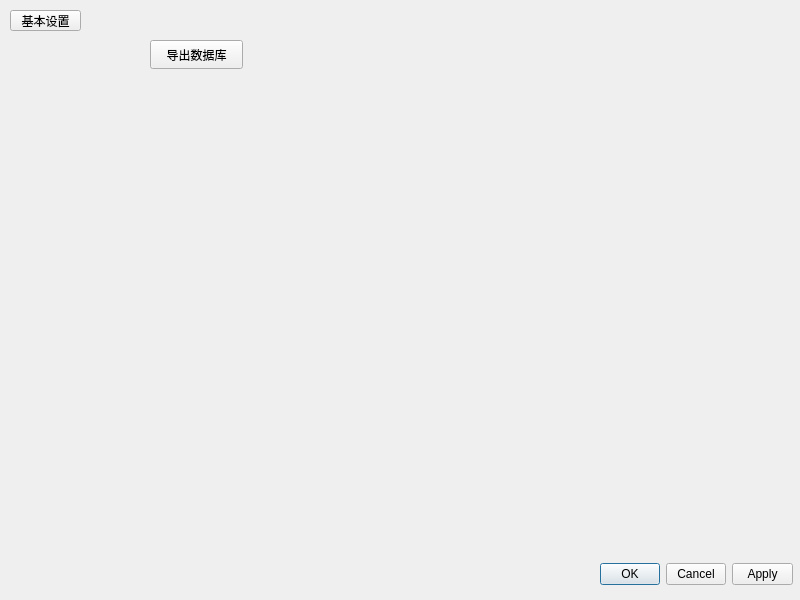
<?xml version="1.0" encoding="UTF-8"?>
<ui version="4.0">
 <class>Settings</class>
 <widget class="QDialog" name="Settings">
  <property name="geometry">
   <rect>
    <x>0</x>
    <y>0</y>
    <width>800</width>
    <height>600</height>
   </rect>
  </property>
  <property name="minimumSize">
   <size>
    <width>800</width>
    <height>600</height>
   </size>
  </property>
  <property name="maximumSize">
   <size>
    <width>800</width>
    <height>600</height>
   </size>
  </property>
  <property name="windowTitle">
   <string>系统设置</string>
  </property>
  <widget class="QDialogButtonBox" name="buttonBox">
   <property name="geometry">
    <rect>
     <x>600</x>
     <y>560</y>
     <width>193</width>
     <height>29</height>
    </rect>
   </property>
   <property name="standardButtons">
    <set>QDialogButtonBox::Apply|QDialogButtonBox::Cancel|QDialogButtonBox::Ok</set>
   </property>
  </widget>
  <widget class="QToolButton" name="toolButton">
   <property name="geometry">
    <rect>
     <x>10</x>
     <y>10</y>
     <width>71</width>
     <height>21</height>
    </rect>
   </property>
   <property name="text">
    <string>基本设置</string>
   </property>
  </widget>
  <widget class="QStackedWidget" name="stackedWidget">
   <property name="geometry">
    <rect>
     <x>140</x>
     <y>20</y>
     <width>641</width>
     <height>521</height>
    </rect>
   </property>
   <widget class="QWidget" name="page">
    <widget class="QPushButton" name="pushButton">
     <property name="geometry">
      <rect>
       <x>10</x>
       <y>20</y>
       <width>93</width>
       <height>29</height>
      </rect>
     </property>
     <property name="text">
      <string>导出数据库</string>
     </property>
    </widget>
   </widget>
   <widget class="QWidget" name="page_2"/>
  </widget>
 </widget>
 <resources/>
 <connections/>
</ui>
